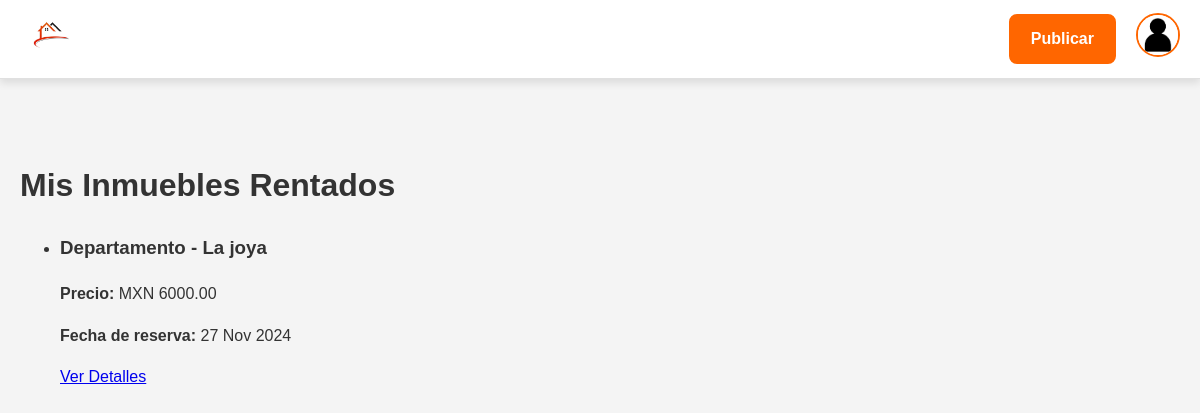
/inmuebles-rentados/ (signed in), run on an earlier commit of the app's database.
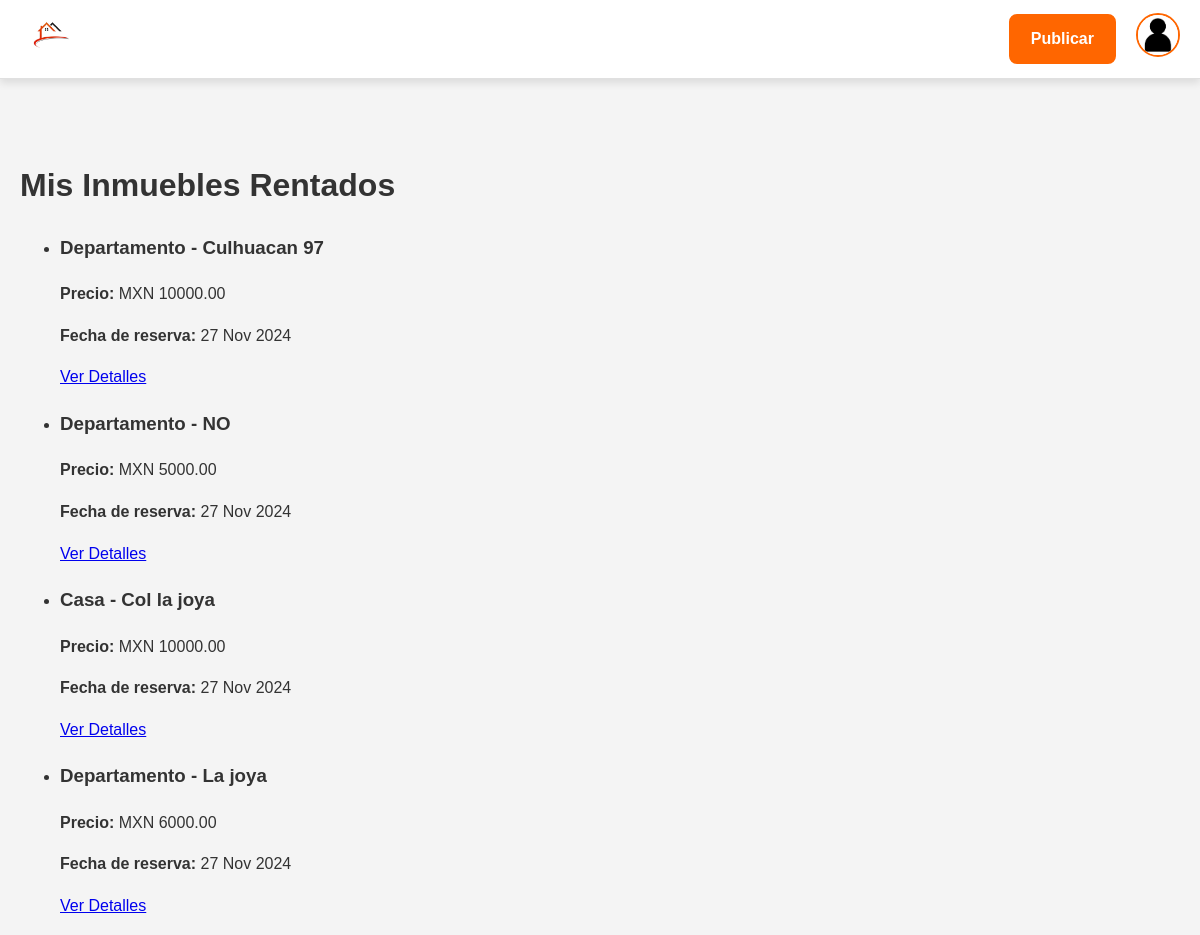
And on a later commit of the database.
### listings/models.py (models this page shows, shortened)
class Reserva(models.Model):
    usuario = models.ForeignKey(User, on_delete=models.CASCADE)
    inmueble = models.ForeignKey('Inmueble', on_delete=models.CASCADE)  # Relación con tu modelo de inmueble
    estado_pago = models.BooleanField(default=False)  # Indica si el pago se completó
    fecha_reserva = models.DateTimeField(auto_now_add=True)

class Inmueble(models.Model):
    TIPOS_INMUEBLE = [
        ('Departamento', 'Departamento'),
        ('Casa', 'Casa'),
        ('Cuarto', 'Cuarto'),
    ]
    DISTANCIAS = [
        ('0-5 km', '0-5 km'),
        ('5-10 km', '5-10 km'),
        ('10-15 km', '10-15 km'),
    ]
    ESTADOS = [
        ('disponible', 'Disponible'),
        ('rentado', 'Rentado')  # Rentado también cubrirá "reservado"
    ]
    estado = models.CharField(max_length=20, choices=ESTADOS, default='disponible')
    usuario = models.ForeignKey(User, on_delete=models.CASCADE, related_name='inmuebles')
    tipo_inmueble = models.CharField(max_length=50, choices=TIPOS_INMUEBLE)
    distancia = models.CharField(max_length=50, choices=DISTANCIAS)
    direccion = models.CharField(max_length=255)
    codigo_postal = models.CharField(max_length=10)
    descripcion = models.TextField()
    precio = models.DecimalField(max_digits=10, decimal_places=2)
    numero_contacto = models.CharField(max_length=15)
    calificacion = models.DecimalField(max_digits=3, decimal_places=2, null=True, blank=True)
    arrendador = models.ForeignKey(User, on_delete=models.SET_NULL, null=True, blank=True, related_name="arrendados")
    arrendatario = models.ForeignKey(User, on_delete=models.SET_NULL, null=True, blank=True, related_name="alquileres")
    usuario = models.ForeignKey(settings.AUTH_USER_MODEL, on_delete=models.CASCADE)

### listings/views.py (the view)
# urls.py: path('inmuebles-rentados/', views.inmuebles_rentados, name='inmuebles_rentados'),
@login_required
def inmuebles_rentados(request):
    usuario = request.user
    reservas_rentadas = Reserva.objects.filter(usuario=usuario, estado_pago=True)
    return render(request, 'inmuebles_rentados.html', {'reservas_rentadas': reservas_rentadas})

### listings/templates/inmuebles_rentados.html
{% extends 'base.html' %}
{% load static %}
{% block content %}
<div class="container">
    <h1>Mis Inmuebles Rentados</h1>
    {% if reservas_rentadas %}
        <ul class="inmuebles-lista">
            {% for reserva in reservas_rentadas %}
                <li>
                    <h3>{{ reserva.inmueble.tipo_inmueble }} - {{ reserva.inmueble.direccion }}</h3>
                    <p><strong>Precio:</strong> MXN {{ reserva.inmueble.precio }}</p>
                    <p><strong>Fecha de reserva:</strong> {{ reserva.fecha_reserva|date:"d M Y" }}</p>
                    <a href="{% url 'inmueble_detalle' reserva.inmueble.id %}" class="btn">Ver Detalles</a>
                </li>
            {% endfor %}
        </ul>
    {% else %}
        <p>No has rentado ningún inmueble aún.</p>
    {% endif %}
</div>
{% endblock %}

What changed in the data, as far as the page shows it:
now on this page (row edited): Reserva: inmueble.tipo_inmueble "Departamento", inmueble.direccion "Culhuacan 97", inmueble.precio "10000.00", fecha_reserva "27 Nov 2024"
now on this page (row edited): Reserva: inmueble.tipo_inmueble "Departamento", inmueble.direccion "NO", inmueble.precio "5000.00", fecha_reserva "27 Nov 2024"
now on this page (row edited): Reserva: inmueble.tipo_inmueble "Casa", inmueble.direccion "Col la joya", inmueble.precio "10000.00", fecha_reserva "27 Nov 2024"
